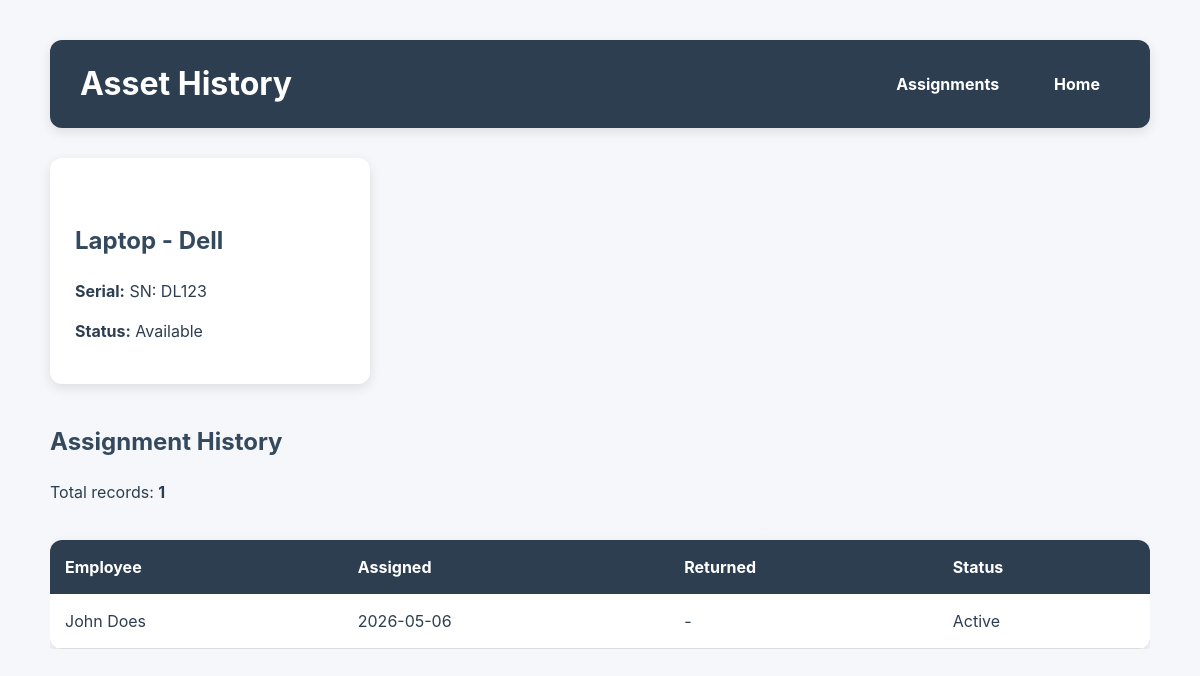
The page /asset/1 on the database as committed earlier.
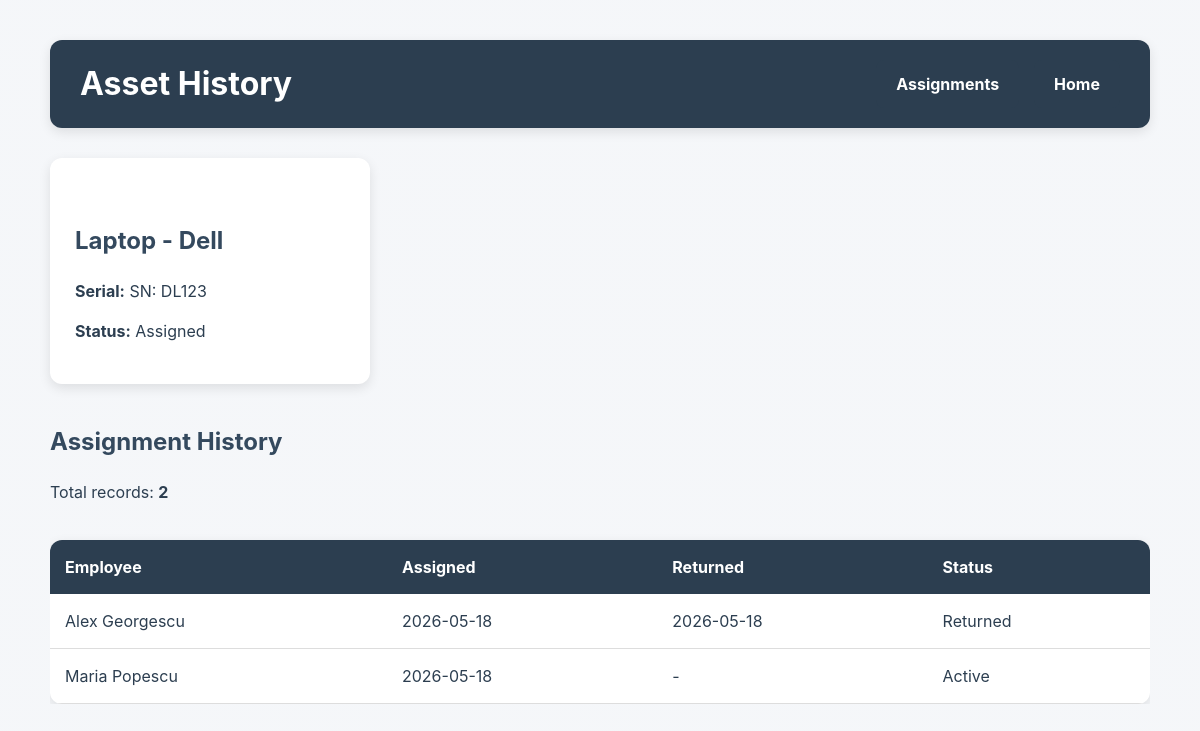
The same page on the database as committed later.
### tables this page shows
CREATE TABLE assets (
                id INTEGER PRIMARY KEY AUTOINCREMENT,
                category TEXT NOT NULL,
                brand TEXT NOT NULL,
                serial_number TEXT UNIQUE NOT NULL,
                status TEXT NOT NULL DEFAULT 'Available',
                purchase_date TEXT
            );

CREATE TABLE assignments (
                id INTEGER PRIMARY KEY AUTOINCREMENT,
                asset_id INTEGER NOT NULL,
                employee_id INTEGER NOT NULL,
                assigned_date TEXT NOT NULL,
                returned_date TEXT,
                status TEXT NOT NULL DEFAULT 'Active',

                FOREIGN KEY (asset_id)
                    REFERENCES assets(id),

                FOREIGN KEY (employee_id)
                    REFERENCES employees(id)
            );

### routes/assignments.py (the view)
    @app.route("/asset/<int:asset_id>")
    def asset_history(asset_id: int) -> str:
        history = get_asset_history(asset_id)
        asset = get_asset_details(asset_id)
        return render_template(
            "assignments/history.html",
            history=history,
            asset=asset
        )

### models/asset.py (called while the page is built)
    def full_name(self) -> str:
        return f"{self.category} - {self.brand}"

    def serial(self) -> str:
        return f"SN: {self.serial_number}"

### models/employee.py (called while the page is built)
    def full_name(self) -> str:
        return f"{self.first_name} {self.last_name}"

### services/assignments.py (called while the page is built)
def get_asset_details(
    asset_id: int
) -> Asset | None:
    with sqlite3.connect(DB_PATH) as conn:
        conn.row_factory = sqlite3.Row
        cursor = conn.cursor()
        cursor.execute("""
            SELECT *
            FROM assets
            WHERE id = ?
        """, (asset_id,))
        row = cursor.fetchone()
    if row:
        return Asset(
            row["id"],
            row["category"],
            row["brand"],
            row["serial_number"],
            row["status"]
        )
    return None

### templates/assignments/history.html (shortened to what this page needs)
<!DOCTYPE html>
<html lang="en">
<head>
    <link rel="stylesheet"
          href="{{ url_for('static', filename='style.css') }}">
</head>
<body>
<div class="container">
    <div class="page-header">
        <h1>Asset History</h1>
        <div class="header-buttons">
            <a href="{{ url_for('list_assignments') }}"
               class="btn">
                Assignments
            </a>
            <a href="{{ url_for('home') }}"
               class="btn">
                Home
            </a>
        </div>
    </div>
    {% if asset %}
        <section class="asset-info">
            <h2>
                {{ asset.full_name() }}
            </h2>
            <p>
                <strong>Serial:</strong>
                {{ asset.serial() }}
            </p>
            <p>
                <strong>Status:</strong>
                {{ asset.status }}
            </p>
        </section>
        <section class="content-section">
            <h2>Assignment History</h2>
            <p>
                Total records:
                <strong>{{ history|length }}</strong>
            </p>
            {% if history %}
                <div class="table-wrapper">
                    <table>
                        <thead>
                            <tr>
                                <th>Employee</th>
                                <th>Assigned</th>
                                <th>Returned</th>
                                <th>Status</th>
                            </tr>
                        </thead>
                        <tbody>
                            {% for row in history %}
                            <tr>
                                <td>
                                    {{ row["employee"].full_name() }}
                                </td>
                                <td>
                                    {{ row["assigned_date"] }}
                                </td>
                                <td>
                                    {{ row["returned_date"] or "-" }}
                                </td>
                                <td>
                                    {{ row["status"] }}
                                </td>
                            </tr>
                            {% endfor %}
                        </tbody>
                    </table>
                </div>
            {% else %}
                <p>
                    No assignment history found.
                </p>
            {% endif %}
        </section>
    {% else %}
        <div class="flash-message flash-error">
            Asset not found.
        </div>
    {% endif %}
</div>
</body>
</html>

### design/style.css (style rules this page uses)
:root { --color-primary: #2c3e50; --color-primary-light: #34495e; --color-background: #f4f6f9; --color-surface: #ffffff; --color-border: #dcdfe3; --color-success-bg: #d4edda; --color-success-text: #155724; --color-error-bg: #f8d7da; --color-error-text: #721c24; --color-warning-bg: #fff3cd; --color-warning-text: #856404; --shadow-sm: 0 2px 8px rgba(0, 0, 0, 0.08); --shadow-md: 0 4px 12px rgba(0, 0, 0, 0.10); --radius-sm: 8px; --radius-md: 12px; --transition-fast: 0.2s ease; }
* { box-sizing: border-box; }
body { font-family: Inter, -apple-system, BlinkMacSystemFont, "Segoe UI", sans-serif; line-height: 1.5; background-image: linear-gradient( rgba(244, 246, 249, 0.92), rgba(244, 246, 249, 0.92) ), url("https://images.unsplash.com/photo-1497366754035-f200968a6e72?q=80&w=1600&auto=format&fit=crop"); background-size: cover; background-position: center; background-attachment: fixed; margin: 0; padding: 40px; color: var(--color-primary); }
.container { max-width: 1100px; margin: auto; }
h1 { color: var(--color-primary); margin-bottom: 10px; }
h2 { color: var(--color-primary-light); margin-top: 40px; }
.btn, button { display: inline-block; background-color: var(--color-primary); color: white; padding: 12px 20px; border: none; border-radius: var(--radius-sm); text-decoration: none; font-weight: bold; cursor: pointer; transition: background-color var(--transition-fast), transform var(--transition-fast), box-shadow var(--transition-fast); }
.table-wrapper { overflow-x: auto; }
table { width: 100%; border-collapse: collapse; background: var(--color-surface); border-radius: var(--radius-md); overflow: hidden; box-shadow: var(--shadow-md); margin-top: 20px; }
table th { background-color: var(--color-primary); color: white; padding: 15px; text-align: left; }
table td { padding: 15px; border-bottom: 1px solid #ddd; }
.page-header { display: flex; justify-content: space-between; align-items: center; gap: 20px; margin-bottom: 30px; background-color: var(--color-primary); padding: 20px 30px; border-radius: var(--radius-md); box-shadow: var(--shadow-md); }
.page-header h1 { margin: 0; color: white; }
.header-buttons { display: flex; gap: 15px; flex-wrap: wrap; }
.asset-info { background: var(--color-surface); padding: 25px; border-radius: var(--radius-md); box-shadow: var(--shadow-md); width: 320px; max-width: 100%; margin-bottom: 30px; }

Rows that differ between the two databases and show on the page:
removed assignments: employee.full_name "John Does", assigned_date "2026-05-06", row "-", status "Active"
changed assets: status "Available" → "Assigned"
added assignments: employee.full_name "Alex Georgescu", assigned_date "2026-05-18", returned_date "2026-05-18", status "Returned"
added assignments: employee.full_name "Maria Popescu", assigned_date "2026-05-18", row "-", status "Active"
Other text that changed with them:
{{ history|length }}: "1" → "2"
